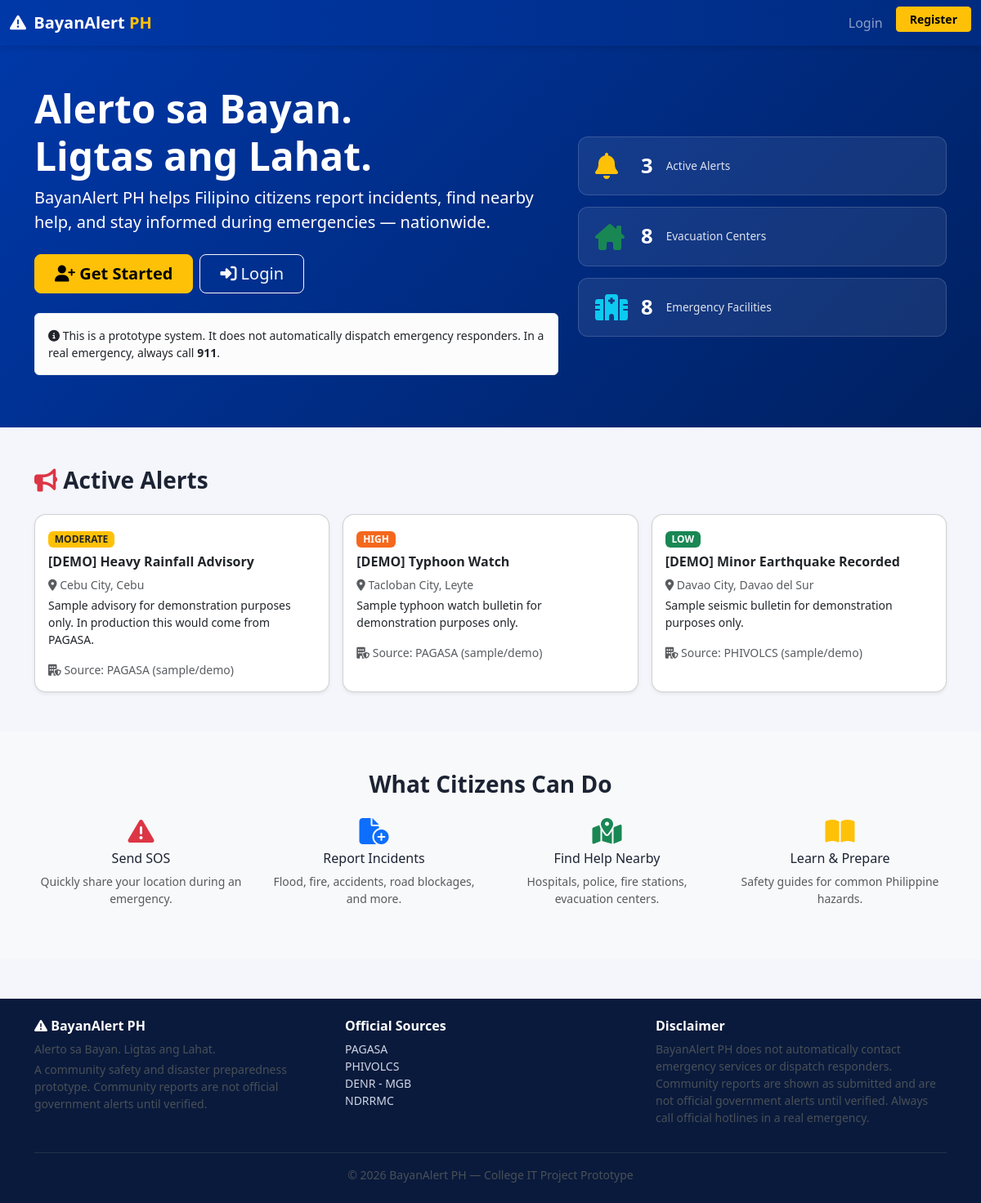
The page / on the database its author committed.
### tables this page shows
CREATE TABLE alerts (
    id INT UNSIGNED AUTO_INCREMENT PRIMARY KEY,
    title VARCHAR(200) NOT NULL,
    description TEXT NOT NULL,
    category ENUM('Typhoon','Flood','Heavy Rain','Earthquake','Tsunami','Volcanic Activity','Landslide','Extreme Heat','Fire','Other Emergency') NOT NULL,
    alert_level ENUM('LOW','MODERATE','HIGH','CRITICAL') NOT NULL DEFAULT 'LOW',
    province VARCHAR(100) DEFAULT NULL,
    city VARCHAR(100) DEFAULT NULL,
    source VARCHAR(150) NOT NULL DEFAULT 'BayanAlert PH Admin',
    start_date DATETIME NOT NULL,
    end_date DATETIME DEFAULT NULL,
    status ENUM('Active','Inactive','Expired') NOT NULL DEFAULT 'Active',
    created_by INT UNSIGNED DEFAULT NULL,
    created_at DATETIME NOT NULL DEFAULT CURRENT_TIMESTAMP,
    updated_at DATETIME NOT NULL DEFAULT CURRENT_TIMESTAMP ON UPDATE CURRENT_TIMESTAMP,
    FOREIGN KEY (created_by) REFERENCES users(id) ON DELETE SET NULL,
    INDEX idx_alerts_status (status),
    INDEX idx_alerts_location (province, city)
);

### includes/functions.php (called while the page is built, shortened)
<?php
function e(?string $value): string
{
    return htmlspecialchars($value ?? '', ENT_QUOTES, 'UTF-8');
}
function alert_level_class(string $level): string
{
    return match ($level) {
        'LOW'      => 'bg-success',
        'MODERATE' => 'bg-warning text-dark',
        'HIGH'     => 'bg-orange text-white',
        'CRITICAL' => 'bg-danger',
        default    => 'bg-secondary',
    };
}

### index.php (the view, shortened to what this page needs)
<?php
require_once __DIR__ . '/includes/header.php';
require_once __DIR__ . '/includes/navbar.php';
$db = getDB();
$activeAlerts = $db->query("SELECT COUNT(*) FROM alerts WHERE status='Active'")->fetchColumn();
$evacCenters = $db->query("SELECT COUNT(*) FROM evacuation_centers WHERE status != 'Closed'")->fetchColumn();
$facilities = $db->query("SELECT COUNT(*) FROM emergency_facilities")->fetchColumn();
$recentAlerts = $db->query("SELECT * FROM alerts WHERE status='Active' ORDER BY start_date DESC LIMIT 3")->fetchAll();
?>
<section class="hero-section text-white">
  <div class="container py-5">
    <div class="row align-items-center gy-4">
      <div class="col-lg-7">
        <h1 class="display-5 fw-bold">Alerto sa Bayan. <br>Ligtas ang Lahat.</h1>
        <p class="lead">BayanAlert PH helps Filipino citizens report incidents, find nearby help, and stay informed during emergencies &mdash; nationwide.</p>
        <div class="d-flex flex-wrap gap-2 mt-4">
          <a href="register.php" class="btn btn-warning btn-lg fw-bold px-4"><i class="fa-solid fa-user-plus"></i> Get Started</a>
          <a href="login.php" class="btn btn-outline-light btn-lg px-4"><i class="fa-solid fa-right-to-bracket"></i> Login</a>
        </div>
        <div class="alert alert-light mt-4 small text-dark d-inline-block">
          <i class="fa-solid fa-circle-info"></i> This is a prototype system. It does not automatically dispatch emergency responders. In a real emergency, always call <strong>911</strong>.
        </div>
      </div>
      <div class="col-lg-5 text-center">
        <div class="stat-card-stack">
          <div class="stat-card">
            <i class="fa-solid fa-bell fa-2x text-warning"></i>
            <div class="stat-number"><?= (int)$activeAlerts ?></div>
            <div class="stat-label">Active Alerts</div>
          </div>
          <div class="stat-card">
            <i class="fa-solid fa-house-chimney fa-2x text-success"></i>
            <div class="stat-number"><?= (int)$evacCenters ?></div>
            <div class="stat-label">Evacuation Centers</div>
          </div>
          <div class="stat-card">
            <i class="fa-solid fa-hospital fa-2x text-info"></i>
            <div class="stat-number"><?= (int)$facilities ?></div>
            <div class="stat-label">Emergency Facilities</div>
          </div>
        </div>
      </div>
    </div>
  </div>
</section>
<section class="container py-5">
  <h3 class="fw-bold mb-4"><i class="fa-solid fa-bullhorn text-danger"></i> Active Alerts</h3>
  <?php if (empty($recentAlerts)): ?>
    <p class="text-muted">No active alerts at this time.</p>
  <?php else: ?>
  <div class="row g-3">
    <?php foreach ($recentAlerts as $a): ?>
    <div class="col-md-4">
      <div class="card h-100 shadow-sm">
        <div class="card-body">
          <span class="badge <?= alert_level_class($a['alert_level']) ?> mb-2"><?= e($a['alert_level']) ?></span>
          <h6 class="fw-bold"><?= e($a['title']) ?></h6>
          <p class="small text-muted mb-1"><i class="fa-solid fa-location-dot"></i> <?= e($a['city'] ?: 'Nationwide') ?>, <?= e($a['province'] ?: '') ?></p>
          <p class="small"><?= e(mb_strimwidth($a['description'], 0, 100, '...')) ?></p>
          <p class="small text-muted mb-0"><i class="fa-solid fa-building-shield"></i> Source: <?= e($a['source']) ?></p>
        </div>
      </div>
    </div>
    <?php endforeach; ?>
  </div>
  <?php endif; ?>
</section>
<section class="bg-light py-5">
  <div class="container">
    <h3 class="fw-bold mb-4 text-center">What Citizens Can Do</h3>
    <div class="row g-4 text-center">
      <div class="col-6 col-md-3">
        <i class="fa-solid fa-triangle-exclamation fa-2x text-danger mb-2"></i>
        <h6>Send SOS</h6>
        <p class="small text-muted">Quickly share your location during an emergency.</p>
      </div>
      <div class="col-6 col-md-3">
        <i class="fa-solid fa-file-circle-plus fa-2x text-primary mb-2"></i>
        <h6>Report Incidents</h6>
        <p class="small text-muted">Flood, fire, accidents, road blockages, and more.</p>
      </div>
      <div class="col-6 col-md-3">
        <i class="fa-solid fa-map-location-dot fa-2x text-success mb-2"></i>
        <h6>Find Help Nearby</h6>
        <p class="small text-muted">Hospitals, police, fire stations, evacuation centers.</p>
      </div>
      <div class="col-6 col-md-3">
        <i class="fa-solid fa-book-open fa-2x text-warning mb-2"></i>
        <h6>Learn & Prepare</h6>
        <p class="small text-muted">Safety guides for common Philippine hazards.</p>
      </div>
    </div>
  </div>
</section>
<?php require_once __DIR__ . '/includes/footer.php'; ?>

### assets/css/style.css (style rules this page uses)
:root { --bayan-blue: #0038a8; --bayan-red: #ce1126; --bayan-yellow: #fcd116; --bayan-dark: #0a1a3c; }
body { font-family: 'Segoe UI', Roboto, -apple-system, sans-serif; background-color: #f4f6fb; color: #1c2333; }
.hero-section { background: linear-gradient(135deg, var(--bayan-blue) 0%, #002060 100%); }
.stat-card-stack { display: flex; flex-direction: column; gap: 14px; }
.stat-card { background: rgba(255,255,255,.08); border: 1px solid rgba(255,255,255,.15); border-radius: 12px; padding: 16px 20px; display: flex; align-items: center; gap: 16px; text-align: left; }
.stat-card i { width: 40px; }
.stat-number { font-size: 1.6rem; font-weight: 700; }
.stat-label { font-size: .85rem; opacity: .85; }
.card { border-radius: 14px; }
.bg-orange { background-color: #f4681c !important; }

### rows shown on the page
alerts: alert_level "MODERATE", title "[DEMO] Heavy Rainfall Advisory", city "Cebu City", province "Cebu", description "Sample advisory for demonstration purposes only. In production this would come from PAGASA.", source "PAGASA (sample/demo)"
alerts: alert_level "HIGH", title "[DEMO] Typhoon Watch", city "Tacloban City", province "Leyte", description "Sample typhoon watch bulletin for demonstration purposes only.", source "PAGASA (sample/demo)"
alerts: alert_level "LOW", title "[DEMO] Minor Earthquake Recorded", city "Davao City", province "Davao del Sur", description "Sample seismic bulletin for demonstration purposes only.", source "PHIVOLCS (sample/demo)"

### other values the page prints
$activeAlerts "3"
$evacCenters "8"
$facilities "8"
